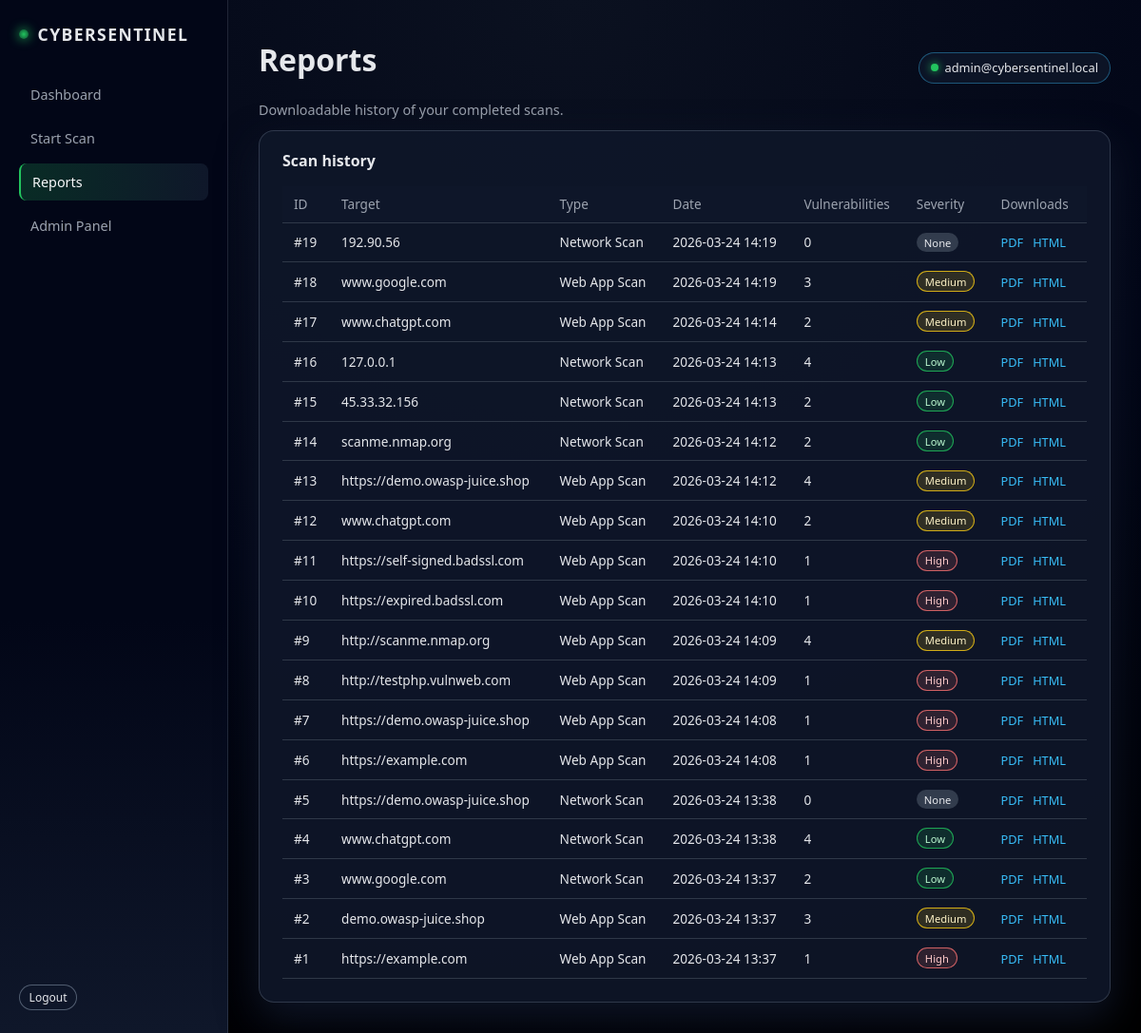
Screenshot of /reports (signed in) with the database file from the repository.
### app.py (models this page shows)
class Scan(db.Model):
    id = db.Column(db.Integer, primary_key=True)
    user_id = db.Column(db.Integer, db.ForeignKey("user.id"), nullable=False)
    target = db.Column(db.String(255), nullable=False)
    scan_type = db.Column(db.String(50), nullable=False)
    created_at = db.Column(db.DateTime, default=datetime.utcnow)
    total_vulns = db.Column(db.Integer, default=0)
    high_count = db.Column(db.Integer, default=0)
    medium_count = db.Column(db.Integer, default=0)
    low_count = db.Column(db.Integer, default=0)
    vulnerabilities = db.relationship(
        "Vulnerability", backref="scan", lazy=True, cascade="all, delete-orphan"
    )

### app.py (the view)
@app.route("/reports")
@login_required
def reports():
    user_id = session["user_id"]
    scan_list = (
        Scan.query.filter_by(user_id=user_id)
        .order_by(Scan.created_at.desc())
        .all()
    )
    return render_template("reports.html", scans=scan_list)

### app.py (called while the page is built)
def login_required(view_func):
    @wraps(view_func)
    def wrapper(*args, **kwargs):
        if "user_id" not in session:
            flash("Please log in to continue.", "warning")
            return redirect(url_for("login"))
        return view_func(*args, **kwargs)
    return wrapper

### templates/reports.html (shortened to what this page needs)
{% extends "base.html" %}
{% block page_heading %}
<h1>Reports</h1>
<p class="subtitle">Downloadable history of your completed scans.</p>
{% endblock %}
{% block content %}
<div class="panel">
    <div class="panel-header">
        <h3>Scan history</h3>
    </div>
    <div class="table-responsive">
        <table class="table">
            <thead>
            <tr>
                <th>ID</th>
                <th>Target</th>
                <th>Type</th>
                <th>Date</th>
                <th>Vulnerabilities</th>
                <th>Severity</th>
                <th>Downloads</th>
            </tr>
            </thead>
            <tbody>
            {% if scans %}
                {% for scan in scans %}
                    <tr>
                        <td>#{{ scan.id }}</td>
                        <td>{{ scan.target }}</td>
                        <td>{{ scan.scan_type }}</td>
                        <td>{{ scan.created_at.strftime('%Y-%m-%d %H:%M') }}</td>
                        <td>{{ scan.total_vulns }}</td>
                        <td>
                            {% if scan.high_count > 0 %}
                                <span class="badge badge-high">High</span>
                            {% elif scan.medium_count > 0 %}
                                <span class="badge badge-medium">Medium</span>
                            {% elif scan.low_count > 0 %}
                                <span class="badge badge-low">Low</span>
                            {% else %}
                                <span class="badge">None</span>
                            {% endif %}
                        </td>
                        <td>
                            <a href="{{ url_for('download_pdf', scan_id=scan.id) }}" class="link">PDF</a>
                            <a href="{{ url_for('download_html', scan_id=scan.id) }}" class="link">HTML</a>
                        </td>
                    </tr>
                {% endfor %}
            {% else %}
                <tr>
                    <td colspan="7" class="muted center">No reports generated yet.</td>
                </tr>
            {% endif %}
            </tbody>
        </table>
    </div>
</div>
{% endblock %}

### static/css/style.css (style rules this page uses)
*, *::before, *::after { box-sizing: border-box; }
body.dark-theme { margin: 0; font-family: system-ui, -apple-system, BlinkMacSystemFont, "Segoe UI", sans-serif; background: radial-gradient(circle at top, #0b1120 0, #020617 55%, #000000 100%); color: #e5e7eb; }
a { color: #38bdf8; text-decoration: none; }
.subtitle { margin: 0.2rem 0 0; font-size: 0.9rem; color: #9ca3af; }
.panel { background: rgba(15, 23, 42, 0.9); border-radius: 1rem; border: 1px solid rgba(148, 163, 184, 0.25); padding: 1.25rem 1.5rem 1.5rem; box-shadow: 0 16px 40px rgba(15, 23, 42, 0.9); }
.panel-header { display: flex; justify-content: space-between; align-items: center; margin-bottom: 1rem; }
.panel-header h3 { margin: 0; font-size: 1rem; }
.table-responsive { overflow-x: auto; margin-top: 0.5rem; }
.table { width: 100%; border-collapse: collapse; font-size: 0.85rem; }
.table th, .table td { padding: 0.6rem 0.75rem; border-bottom: 1px solid rgba(55, 65, 81, 0.8); }
.table thead th { text-align: left; font-weight: 500; color: #9ca3af; background: rgba(15, 23, 42, 0.9); position: sticky; top: 0; }
.badge { display: inline-flex; padding: 0.15rem 0.5rem; border-radius: 999px; font-size: 0.7rem; background: rgba(55, 65, 81, 0.9); }
.badge-high { background: rgba(248, 113, 113, 0.14); color: #fecaca; border: 1px solid rgba(248, 113, 113, 0.8); }
.badge-medium { background: rgba(250, 204, 21, 0.14); color: #fef3c7; border: 1px solid rgba(250, 204, 21, 0.8); }
.badge-low { background: rgba(34, 197, 94, 0.14); color: #bbf7d0; border: 1px solid rgba(34, 197, 94, 0.8); }
.link { color: #38bdf8; font-size: 0.8rem; margin-right: 0.4rem; }

### rows the page displays
Scan: id "19", target "192.90.56", scan_type "Network Scan", created_at "2026-03-24 14:19", total_vulns "0", high_count "None"
Scan: id "18", target "www.google.com", scan_type "Web App Scan", created_at "2026-03-24 14:19", total_vulns "3", high_count "Medium"
Scan: id "17", target "www.chatgpt.com", scan_type "Web App Scan", created_at "2026-03-24 14:14", total_vulns "2", high_count "Medium"
Scan: id "16", target "127.0.0.1", scan_type "Network Scan", created_at "2026-03-24 14:13", total_vulns "4", high_count "Low"
Scan: id "15", target "45.33.32.156", scan_type "Network Scan", created_at "2026-03-24 14:13", total_vulns "2", high_count "Low"
Scan: id "14", target "scanme.nmap.org", scan_type "Network Scan", created_at "2026-03-24 14:12", total_vulns "2", high_count "Low"
Scan: id "13", target "https://demo.owasp-juice.shop", scan_type "Web App Scan", created_at "2026-03-24 14:12", total_vulns "4", high_count "Medium"
Scan: id "12", target "www.chatgpt.com", scan_type "Web App Scan", created_at "2026-03-24 14:10", total_vulns "2", high_count "Medium"
Scan: id "11", target "https://self-signed.badssl.com", scan_type "Web App Scan", created_at "2026-03-24 14:10", total_vulns "1", high_count "High"
Scan: id "10", target "https://expired.badssl.com", scan_type "Web App Scan", created_at "2026-03-24 14:10", total_vulns "1", high_count "High"
Scan: id "9", target "http://scanme.nmap.org", scan_type "Web App Scan", created_at "2026-03-24 14:09", total_vulns "4", high_count "Medium"
Scan: id "8", target "http://testphp.vulnweb.com", scan_type "Web App Scan", created_at "2026-03-24 14:09", total_vulns "1", high_count "High"
Scan: id "7", target "https://demo.owasp-juice.shop", scan_type "Web App Scan", created_at "2026-03-24 14:08", total_vulns "1", high_count "High"
Scan: id "6", target "https://example.com", scan_type "Web App Scan", created_at "2026-03-24 14:08", total_vulns "1", high_count "High"
Scan: id "5", target "https://demo.owasp-juice.shop", scan_type "Network Scan", created_at "2026-03-24 13:38", total_vulns "0", high_count "None"
Scan: id "4", target "www.chatgpt.com", scan_type "Network Scan", created_at "2026-03-24 13:38", total_vulns "4", high_count "Low"
Scan: id "3", target "www.google.com", scan_type "Network Scan", created_at "2026-03-24 13:37", total_vulns "2", high_count "Low"
Scan: id "2", target "demo.owasp-juice.shop", scan_type "Web App Scan", created_at "2026-03-24 13:37", total_vulns "3", high_count "Medium"
Scan: id "1", target "https://example.com", scan_type "Web App Scan", created_at "2026-03-24 13:37", total_vulns "1", high_count "High"

### other values shown
{{ session.get('user_email', 'Authenticated User') }} "admin@cybersentinel.local"
